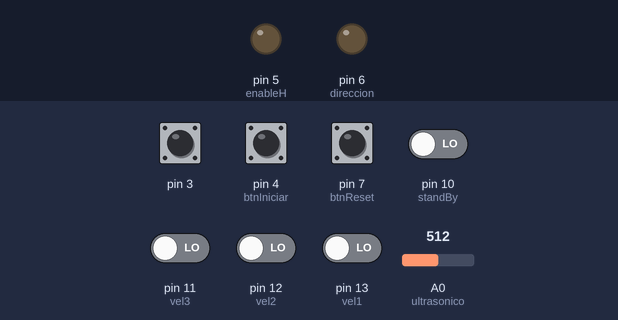
Recording of a sketch running on a simulated Arduino Uno, built with avr-gcc and run on an emulated ATmega328P. Parts: output pins drawn as LEDs (lit = HIGH). The test bench sets the inputs (shaded band); at power-on: pin 3 HIGH, pin 4 (btnIniciar), pin 7 (btnReset), pin 10 (standBy), pin 11 (vel3), pin 12 (vel2), pin 13 (vel1) LOW, A0 (ultrasonico) = 512. What the sketch prints to the serial monitor is not drawn.

Above: at 1.2 s.
1.3 s: pin 10 (standBy) driven HIGH
At 3.8 s:
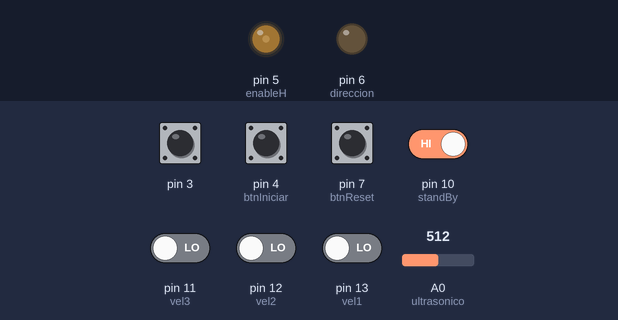
4.3 s: A0 (ultrasonico) set to 128
7.3 s: A0 (ultrasonico) set to 112
At 8.1 s:
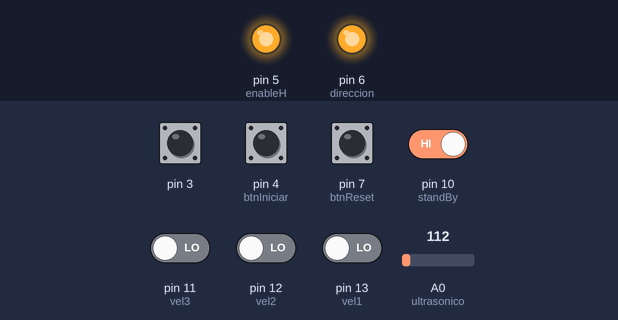
9.6 s: A0 (ultrasonico) set to 122
At 10.4 s:
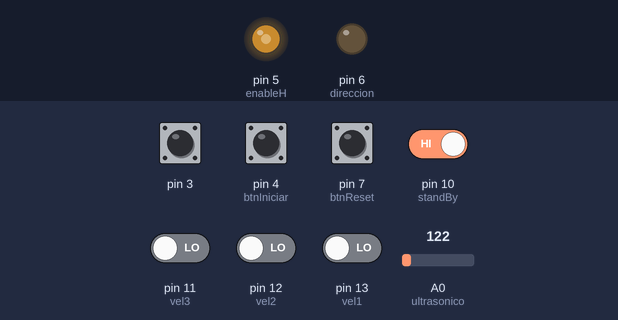
12.6 s: A0 (ultrasonico) set to 0
At 14.0 s:
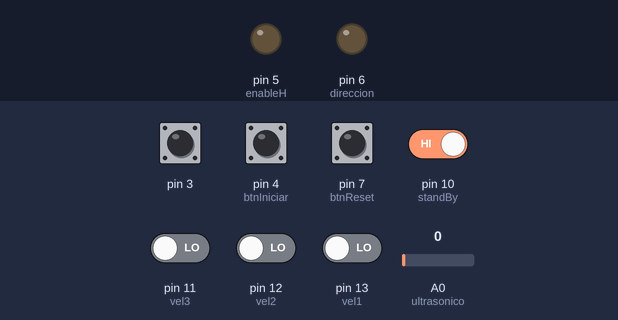
Timing chart, 0 to 15.6 s (numbered marks = the images above; inputs shaded):
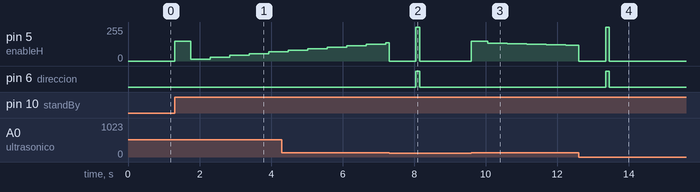

Measured:
- the behaviour switches between 120 and 119 on A0 (ultrasonico) (found by bisection; images 1 and 2)
- after the input at 1.3 s, pin 5 (enableH): 0/255 → 150/255 at once, → 14/255 0.45 s later, → 28/255 0.55 s later, → 42/255 0.55 s later, … (6 changes in this stretch)
- after the input at 7.3 s, pin 6 (direccion): LOW → HIGH after 0.75 s, → LOW 0.10 s later
- after the input at 9.6 s, pin 5 (enableH): 0/255 → 150/255 at once, → 134/255 0.45 s later, → 130/255 0.54 s later, → 126/255 0.54 s later, … (6 changes in this stretch)
- after the input at 12.6 s, pin 6 (direccion): LOW → HIGH after 0.75 s, → LOW 0.10 s later

The sketch:

jona.ino
```cpp
#define vel1 13  //pin 13, switch 1
#define vel2 12  //pin 12, switch 2
#define vel3 11  //pin 11, switch 3
#define standBy 10  //pin 10, switch 4
#define enableH 5  //pin 5, puenteH 5
#define direccion 6  //pin 6, puenteH 6
#define ultrasonico 0  //pin A0, ultrasonico 1 AN
#define btnIniciar 4 //pin 0, boton inicio verde
#define btnReset 7 //pin 1, boton reset rojo
#define qrd 1  //pin 2, sensorQRD 2

volatile int correr;
volatile int corriendo;
volatile int contador;
String datos;
long cm;
double dc;
double dc1;
double dcHold;
int v1;
int v2;
int v3;
int suma;
int c;
int c1;
int tiempo;
int a;
long t;
int distancia;
int revoluciones;
int distanciaTotal;
double velEsperada;
double velCalculada;
double disRecorrida;
double disObjeto;

double error; double errorAnterior1; double errorAnterior2;
double pid; double pidAnterior1; double pidAnterior2;
double lc; double lcAnterior; double carroPID;
double velEsperadaAnterior1; double velEsperadaAnterior2;
double pidFormat; double auxiliar;

void setup() {
  pinMode(vel1, INPUT);
  pinMode(vel2, INPUT);
  pinMode(vel3, INPUT);
  pinMode(standBy, INPUT);
  pinMode(direccion, OUTPUT);
  pinMode(btnIniciar, INPUT);
  pinMode(btnReset, INPUT);
  attachInterrupt(qrd, contarRevoluciones, FALLING);
  velEsperada = 0;
  velCalculada = 0;
  disRecorrida = 0;
  disObjeto = 0;
  contador = 0;
  corriendo = 0;
  correr = 0;
  c1 = 1;
  c = 0;
  tiempo = 0;
  t = 0;
  a = 1;
  carroPID = 0; lcAnterior = 0; errorAnterior1 = 0; errorAnterior2 = 0; pidAnterior1 = 0; pidAnterior2 = 0; velEsperadaAnterior1 = 0; velEsperadaAnterior2 = 0; pidFormat = 0;  //Todo para el control PID
  distanciaTotal = 400;
  Serial.begin(9600);
  interrupts();
}

void loop() {
  if(digitalRead(standBy) == 1) c = 1;
  else { c = 0; correr = 0; }
  if(digitalRead(btnIniciar) == 1 && a == 0){
    a = 1;
    iniciar();
  }

  while(c == 1 && c1 == 1){
    a = 0;
    if(digitalRead(standBy) == 1) c = 1;
    else { c = 0; correr = 0; }
    if(correr == 1){
      if(corriendo == 0){
        carroPID = 0; lcAnterior = 0; errorAnterior1 = 0; errorAnterior2 = 0; pidAnterior1 = 0; pidAnterior2 = 0; velEsperadaAnterior1 = 0; velEsperadaAnterior2 = 0; pidFormat = 0;  //Todo para el control PID
        velEsperada = velocidadEsperada();
        corriendo = 1;
        datos = "";
        digitalWrite(direccion, 0);
        analogWrite(enableH, 150);
        //analogWrite(enableH, 0);
      }
      if(tiempo == 0) {
        t = millis() + 454;  //4tau/10 = 4*1.135/10 = 0.454
        tiempo = 1;
        revoluciones = 0;
      }
      if(t <= millis()) {  //El ciclo
        tiempo = 0;
        disRecorrida = revoluciones * 16;
        velCalculada = disRecorrida/(0.454);
        //lcAnterior = (velCalculada)/100;
        lcAnterior = lc;
        controlPID();
        digitalWrite(direccion, 0);
        analogWrite(enableH, carroPID);
        String d = "Velocidad esperada: " + String(velEsperada*100) + " cm/s | Velocidad medida: " + String(velCalculada) + " cm/s | Calculo PID(u): " + String(carroPID) + " | Distancia Objeto: " + String(disObjeto) + " cm | Distancia Total Recorrida: " + String(distancia) + " cm";
        Serial.println(d);
        datos += d + "\n";
        contador++;
      }
      if(distancia > distanciaTotal){ c1 = 0; distancia = 0; c = 0; }
    }
   if(digitalRead(btnReset) == 1){
      reset();
    }
    revisarObjeto();
  }
  apagar();
  if(digitalRead(btnIniciar) == 1 && a == 0){
    a = 1;
    Serial.println(datos);
  }
}

void controlPID(){
  error = velEsperada - lcAnterior;
  pid = calcularPID();
  pidFormat = pid;
  if(pidFormat < 0) pidFormat = 0;
  if(pidFormat > 1) pidFormat = 1;
  lc = ((34.3939*lcAnterior)+(4.3*pidFormat))/35.3939;
  carroPID = (lc*255)/2.15;
  errorAnterior2 = errorAnterior1;
  errorAnterior1 = error;
  pidAnterior2 = pidAnterior1;
  pidAnterior1 = pid;
}

double calcularPID(){
  double n = -((-1.458/1.61396) * pidAnterior1) - ((0.048/1.61396) * pidAnterior2) + ((2.9447/1.61396) * error) + ((-3.27231/1.61396) * errorAnterior1) + ((1.61396/1.61396) * errorAnterior2);
  return n;
}

void contarRevoluciones() {
  if(tiempo == 1){
    revoluciones++;
    distancia += 16;
  }
}

void revisarOnOff(){
  if(digitalRead(standBy) == 1) c = 1;
  else c = 0;
}

void revisarObjeto(){
  leerMaxSonar();
  if(cm < 150){
    apagar();
  }
  else{
    correr = 1;
  }
}

void leerMaxSonar() {
  cm = (analogRead(ultrasonico) / 2 ) * 2.54;
  disObjeto = cm;
}

void detenerCarro(){
  double tiempoFrenado = (dc1*1500)/255;
  revoluciones = 0;
  tiempo = 0;
  t = 0;
  analogWrite(enableH, 0);
  if(tiempoFrenado < 500) tiempoFrenado = 500;
  delay(tiempoFrenado);
  digitalWrite(direccion, 1);
  analogWrite(enableH, 255);
  delay(100);
  analogWrite(enableH, 0);
  digitalWrite(direccion, 0);
}

double velocidadEsperada(){
  v1 = digitalRead(vel1) * 1;
  v2 = digitalRead(vel2) * 2;
  v3 = digitalRead(vel3) * 4;
  suma = v1 + v2 + v3;
  double dc2 = 0;
  dc1 = 0;
  dc = ((suma * 75) / 7) + 75;
  dc1 = (dc*255)/150;
  dc2 = (dc1*2.15)/255;
  return dc2;
}

void iniciar(){
  correr = 1;
  c1 = 1;
}

void reset(){
  c1 = 0;
  distancia = 0;
}

void apagar(){
  if(corriendo == 1){
    detenerCarro();
    corriendo = 0;
    correr = 0;
  }
}
```
